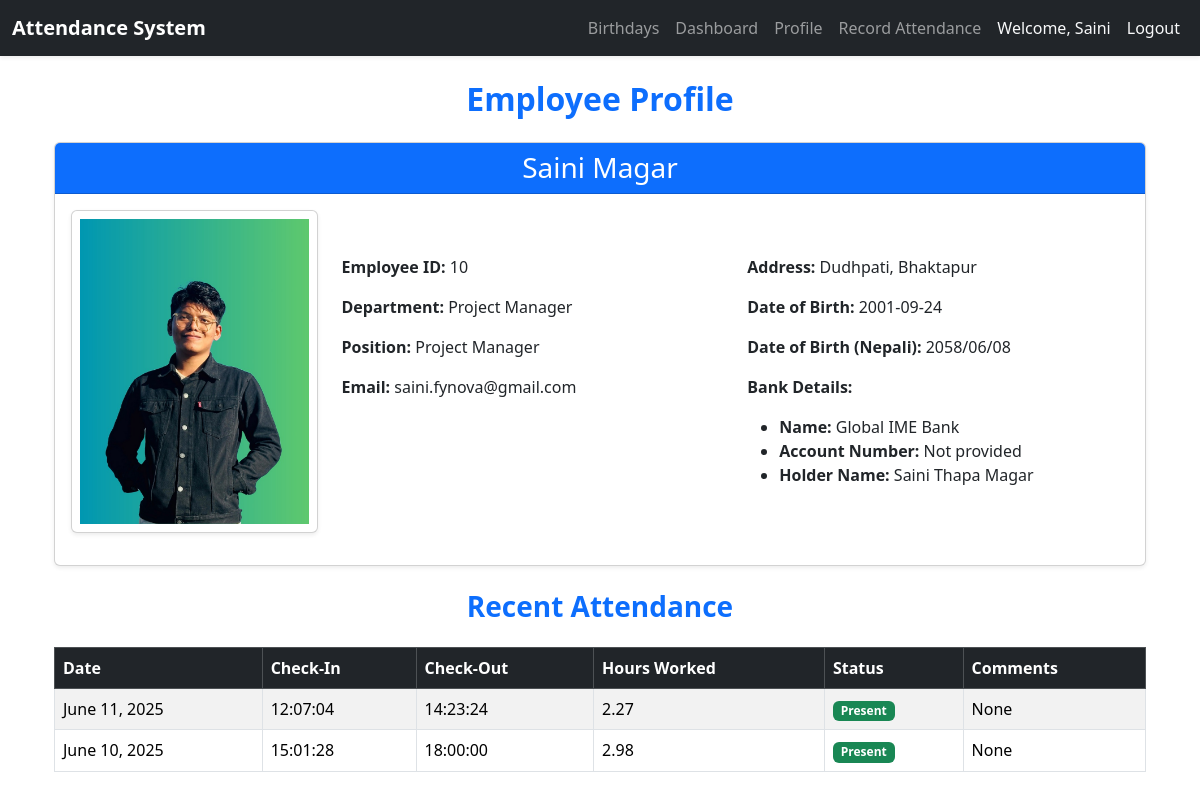
The app's page /profile/ (signed in) with its own data.
### attendance/models.py (models this page shows, shortened)
class Employee(models.Model):
    user = models.OneToOneField(User, on_delete=models.CASCADE)
    employee_id = models.CharField(max_length=10, unique=True)
    first_name = models.CharField(max_length=50)
    last_name = models.CharField(max_length=50)
    department = models.ForeignKey(Department, on_delete=models.SET_NULL, null=True)
    email = models.EmailField(unique=True)
    address = models.TextField(blank=True, null=True)
    position = models.CharField(max_length=100, blank=True, null=True)
    dob = models.DateField(blank=True, null=True)
    dob_nepali = models.CharField(max_length=10, blank=True, null=True)  # Format: YYYY/MM/DD in BS
    bank_account_number = models.CharField(max_length=50, blank=True, null=True)
    bank_name = models.CharField(max_length=100, blank=True, null=True)
    bank_account_holder_name = models.CharField(max_length=100, blank=True, null=True)
    photo = models.ImageField(upload_to='employee_photos/', blank=True, null=True)

class Department(models.Model):
    name = models.CharField(max_length=100)
    def __str__(self):
        return self.name

class Attendance(models.Model):
    employee = models.ForeignKey(Employee, on_delete=models.CASCADE)
    check_in = models.DateTimeField(null=True, blank=True)
    check_out = models.DateTimeField(null=True, blank=True)
    hours_worked = models.FloatField(null=True, blank=True)
    date = models.DateField(default=timezone.now)
    comments = models.TextField(blank=True, null=True)
    status = models.CharField(max_length=10, default='Present', choices=[
        ('Present', 'Present'),
        ('Absent', 'Absent')
    ])

### attendance/views.py (the view)
# urls.py: path('profile/', views.employee_profile, name='employee_profile'),
@login_required
def employee_profile(request):
    try:
        employee = request.user.employee
    except Employee.DoesNotExist:
        messages.error(request, "You are not registered as an employee.")
        return redirect('login')
    attendance_records = Attendance.objects.filter(employee=employee).order_by('-date')[:30]
    return render(request, 'attendance/employee_profile.html', {
        'employee': employee,
        'attendance_records': attendance_records
    })

### attendance/templates/attendance/employee_profile.html
{% extends 'attendance/base.html' %}
{%load static%}
{% block content %}
<div class="container">
    <h2 class="mb-4 fw-bold text-center text-primary">Employee Profile</h2>
    <div class="card shadow-sm mb-4 profile-card">
        <div class="card-header bg-primary text-white text-center">
            <h3 class="mb-0">{{ employee.first_name }} {{ employee.last_name }}</h3>
        </div>
        <div class="card-body">
            <div class="row align-items-center">
                <div class="col-md-3 text-center mb-3">
                    <div class="card shadow-sm p-2">
                        <img src="{% if employee.photo %}{{ employee.photo.url }}{% else %}{% static 'attendance/img/default_image.jpg' %}{% endif %}" alt="Profile Picture" class="profile-img">
                    </div>
                </div>
                <div class="col-md-9">
                    <div class="row">
                        <div class="col-md-6">
                            <p><strong>Employee ID:</strong> {{ employee.employee_id }}</p>
                            <p><strong>Department:</strong> {{ employee.department|default:"Not assigned" }}</p>
                            <p><strong>Position:</strong> {{ employee.position|default:"Not provided" }}</p>
                            <p><strong>Email:</strong> {{ employee.email }}</p>
                        </div>
                        <div class="col-md-6">
                            <p><strong>Address:</strong> {{ employee.address|default:"Not provided" }}</p>
                            <p><strong>Date of Birth:</strong> {{ employee.dob|date:"Y-m-d"|default:"Not provided" }}</p>
                            <p><strong>Date of Birth (Nepali):</strong> {{ employee.dob_nepali|default:"Not provided" }}</p>
                            <p><strong>Bank Details:</strong></p>
                            <ul>
                                <li><strong>Name:</strong> {{ employee.bank_name|default:"Not provided" }}</li>
                                <li><strong>Account Number:</strong> {{ employee.bank_account_number|default:"Not provided" }}</li>
                                <li><strong>Holder Name:</strong> {{ employee.bank_account_holder_name|default:"Not provided" }}</li>
                            </ul>
                        </div>
                    </div>
                </div>
            </div>
        </div>
    </div>
    <h3 class="mb-4 fw-bold text-primary text-center">Recent Attendance</h3>
    <div class="table-responsive">
        <table class="table table-striped table-bordered table-hover">
            <thead class="table-dark">
                <tr>
                    <th>Date</th>
                    <th>Check-In</th>
                    <th>Check-Out</th>
                    <th>Hours Worked</th>
                    <th>Status</th>
                    <th>Comments</th>
                </tr>
            </thead>
            <tbody>
                {% for record in attendance_records %}
                    <tr>
                        <td>{{ record.date }}</td>
                        <td>{{ record.check_in|time:"H:i:s"|default:"-" }}</td>
                        <td>{{ record.check_out|time:"H:i:s"|default:"-" }}</td>
                        <td>{{ record.hours_worked|floatformat:2|default:"-" }}</td>
                        <td>
                            {% if record.status == 'Present' %}
                                <span class="badge bg-success">{{ record.status }}</span>
                            {% else %}
                                <span class="badge bg-danger">{{ record.status }}</span>
                            {% endif %}
                        </td>
                        <td>{{ record.comments|default:"None" }}</td>
                    </tr>
                {% empty %}
                    <tr><td colspan="6" class="text-center">No attendance records found.</td></tr>
                {% endfor %}
            </tbody>
        </table>
    </div>
</div>
{% endblock %}

### attendance/templates/attendance/base.html (shortened to what this page needs)
<!DOCTYPE html>
<html lang="en">
<head>
    {% load static %}
        <link href="https://cdn.jsdelivr.net/npm/bootstrap@5.3.2/dist/css/bootstrap.min.css" rel="stylesheet">
</head>
<body>
    <nav class="navbar navbar-expand-lg navbar-dark bg-dark shadow-sm">
        <div class="container-fluid">
            <a class="navbar-brand fw-bold" href="{% url 'dashboard' %}">Attendance System</a>
            <div class="collapse navbar-collapse" id="navbarNav">
                <ul class="navbar-nav ms-auto">
                    {% if user.is_authenticated %}
                        <li class="nav-item">
                            <a class="nav-link" href="{% url 'birthday_calendar' %}">Birthdays</a>
                        </li>
                        {% if user.is_superuser %}
                            <li class="nav-item">
                                <a class="nav-link" href="{% url 'admin_dashboard' %}">Admin Dashboard</a>
                            </li>
                            <li class="nav-item">
                                <a class="nav-link" href="{% url 'admin_employee_list' %}">Employees</a>
                            </li>
                            <li class="nav-item">
                                <a class="nav-link" href="{% url 'admin_bank_info' %}">Bank Info</a>
                            </li>
                            <li class="nav-item">
                                <a class="nav-link" href="{% url 'reset_attendance' %}">Reset Attendance</a>
                            </li>
                        {% else %}
                            <li class="nav-item">
                                <a class="nav-link" href="{% url 'dashboard' %}">Dashboard</a>
                            </li>
                            <li class="nav-item">
                                <a class="nav-link" href="{% url 'employee_profile' %}">Profile</a>
                            </li>
                            <li class="nav-item">
                                <a class="nav-link" href="{% url 'record_attendance' %}">Record Attendance</a>
                            </li>
                        {% endif %}
                        <li class="nav-item">
                            <span class="nav-link text-light">Welcome, {{ user.employee.first_name }}</span>
                        </li>
                        <li class="nav-item">
                            <form action="{% url 'logout' %}" method="post" class="d-inline">
                                <button type="submit" class="nav-link btn btn-link text-light">Logout</button>
                            </form>
                        </li>
                    {% else %}
                        <li class="nav-item">
                            <a class="nav-link" href="{% url 'login' %}">Login</a>
                        </li>
                    {% endif %}
                </ul>
            </div>
        </div>
    </nav>
    <div class="container mt-4">
        {% block content %}
        {% endblock %}
    </div>
</body>
</html>

### attendance/templates/attendance/base.html (style rules this page uses)
.navbar-brand, .nav-link { transition: color 0.3s ease; }

### records on screen
Employee: first_name "Saini", last_name "Magar", photo (picture), employee_id "10", department "Project Manager", position "Project Manager", email "saini.fynova@gmail.com", address "Dudhpati, Bhaktapur", dob "2001-09-24", dob_nepali "2058/06/08", bank_name "Global IME Bank", bank_account_number "Not provided", bank_account_holder_name "Saini Thapa Magar"
Attendance: date "June 11, 2025", check_in "12:07:04", check_out "14:23:24", hours_worked "2.27", status "Present", comments "None"
Attendance: date "June 10, 2025", check_in "15:01:28", check_out "18:00:00", hours_worked "2.98", status "Present", comments "None"

### other values on screen
{{ user.employee.first_name }} "Saini"
